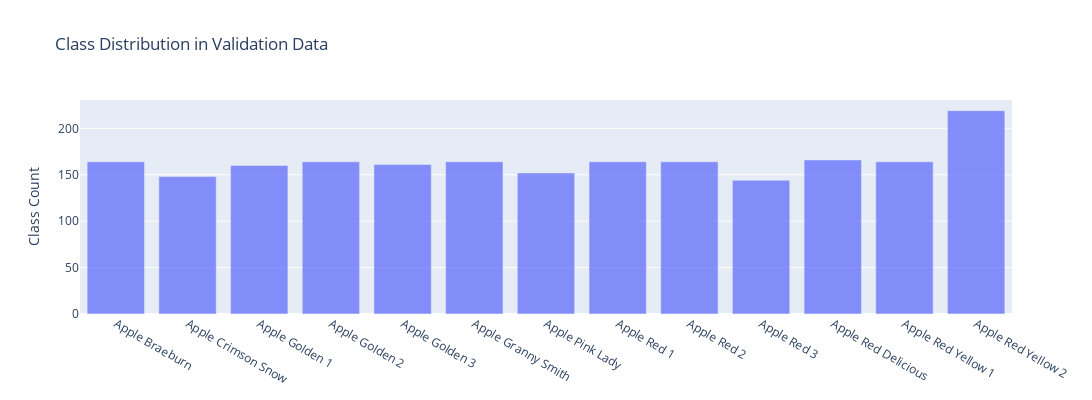

Notebook code cell kept with this figure:
### Code cell
x1, y1 = create_stack_bar_data('classes', testing_data)
x1 = list(validation_generator.class_indices.keys())

trace1 = go.Bar(x=x1, y=y1, opacity=0.75, name="Class Count")
layout = dict(height=400, width=1100, title='Class Distribution in Validation Data', legend=dict(orientation="h"), 
                yaxis = dict(title = 'Class Count'))
fig = go.Figure(data=[trace1], layout=layout);
iplot(fig);

### Figure 1 — Plotly figure (JSON) as saved in the notebook; plotly's stock layout.template omitted (floating-point values rounded to 4 significant figures)
{"data": [{"opacity": 0.75, "x": ["Apple Braeburn", "Apple Crimson Snow", "Apple Golden 1", "Apple Golden 2", "Apple Golden 3", "Apple Granny Smith", "Apple Pink Lady", "Apple Red 1", "Apple Red 2", "Apple Red 3", "Apple Red Delicious", "Apple Red Yellow 1", "Apple Red Yellow 2"], "type": "bar", "name": "Class Count", "y": [164, 148, 160, 164, 161, 164, 152, 164, 164, 144, 166, 164, 219]}], "layout": {"title": {"text": "Class Distribution in Validation Data"}, "yaxis": {"title": {"text": "Class Count"}}, "height": 400, "width": 1100, "legend": {"orientation": "h"}}}
